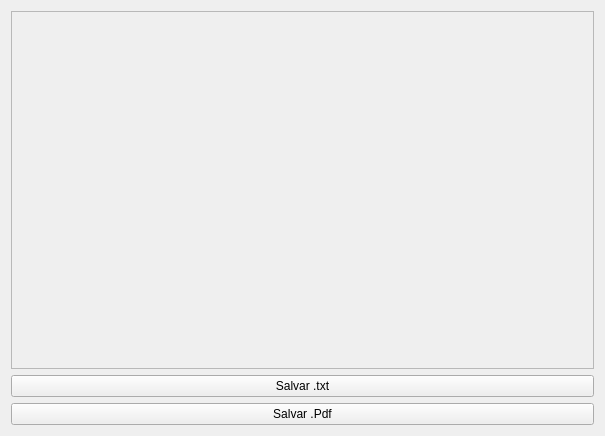
<?xml version="1.0" encoding="UTF-8"?>
<ui version="4.0">
 <class>ReportWindow</class>
 <widget class="QWidget" name="ReportWindow">
  <property name="geometry">
   <rect>
    <x>0</x>
    <y>0</y>
    <width>605</width>
    <height>436</height>
   </rect>
  </property>
  <property name="windowTitle">
   <string>Form</string>
  </property>
  <layout class="QVBoxLayout" name="verticalLayout">
   <item>
    <widget class="QScrollArea" name="textArea">
     <property name="widgetResizable">
      <bool>true</bool>
     </property>
     <widget class="QWidget" name="scrollAreaWidgetContents">
      <property name="geometry">
       <rect>
        <x>0</x>
        <y>0</y>
        <width>589</width>
        <height>340</height>
       </rect>
      </property>
     </widget>
    </widget>
   </item>
   <item>
    <widget class="QPushButton" name="saveButtonTxt">
     <property name="text">
      <string>Salvar .txt</string>
     </property>
    </widget>
   </item>
   <item>
    <widget class="QPushButton" name="pushButtonPdf">
     <property name="text">
      <string>Salvar .Pdf</string>
     </property>
    </widget>
   </item>
  </layout>
 </widget>
 <resources/>
 <connections/>
</ui>
